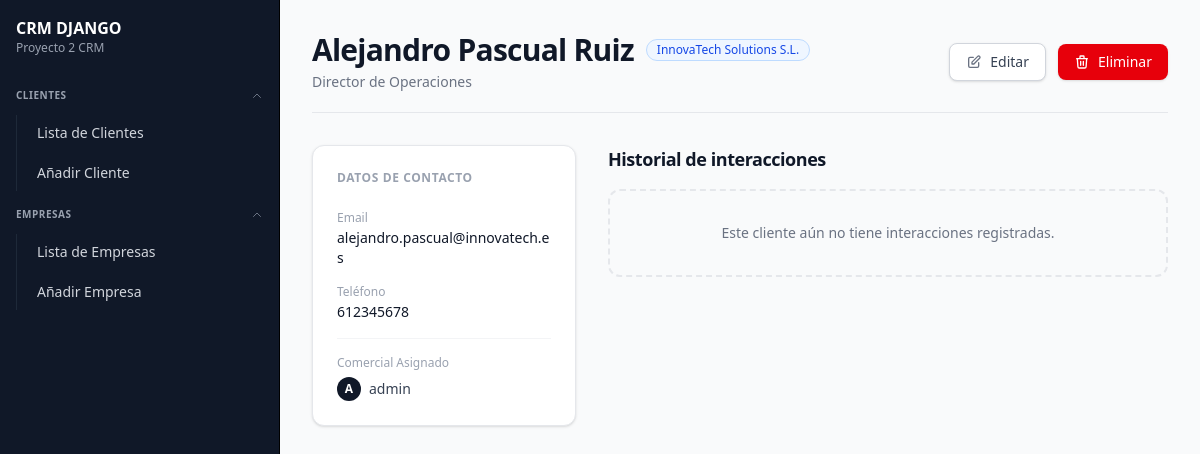
Page /clientes/detalle/5 (signed in) on the earlier database version.
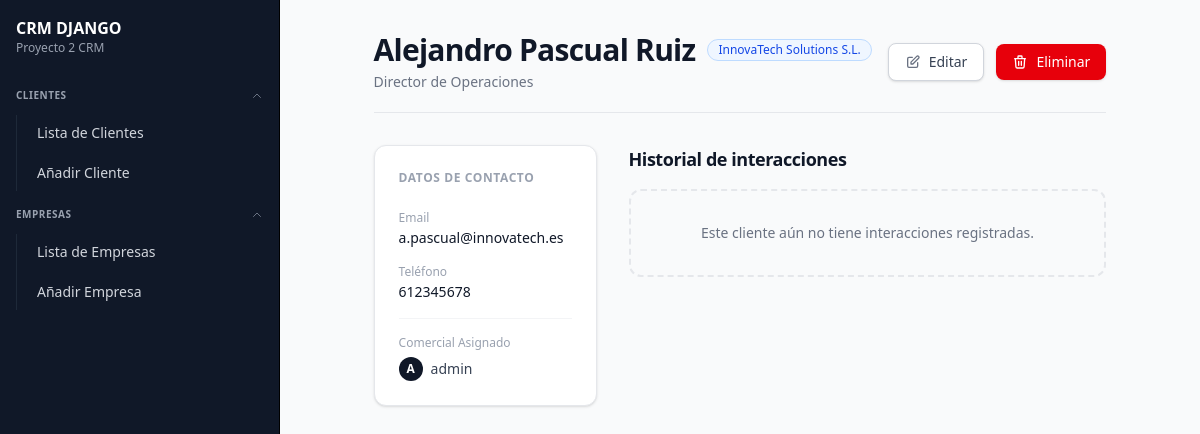
Same page on the later database version.
### crm/models/client_model.py (models this page shows, shortened)
class Client(models.Model):
    company = models.ForeignKey('Company', on_delete=models.CASCADE, related_name='clients', verbose_name='Empresa')
    commercial = models.ForeignKey(User, on_delete=models.SET_NULL, null=True, related_name='clients', verbose_name='Comercial')
    first_name = models.CharField(max_length=100, verbose_name='Nombre')
    last_name = models.CharField(max_length=100, verbose_name='Apellido')
    email = models.EmailField(verbose_name='Email')
    phone = models.CharField(max_length=20, verbose_name='Teléfono')
    position = models.CharField(max_length=200, blank=True, verbose_name='Cargo')
    created_at = models.DateTimeField(auto_now_add=True, verbose_name='Fecha de Creación')
    updated_at = models.DateTimeField(auto_now=True, verbose_name='Fecha de Actualización')
    class Meta:
        verbose_name = 'Cliente'
        verbose_name_plural = 'Clientes'

### crm/models/company_model.py (models this page shows, shortened)
class Company(models.Model):
    name = models.CharField(max_length=100, verbose_name='Nombre de la Empresa')
    email = models.EmailField(verbose_name='Email')
    phone = models.CharField(max_length=20, verbose_name='Teléfono')
    address = models.CharField(max_length=200, verbose_name='Dirección')
    website = models.URLField(verbose_name='Sitio Web')
    created_at = models.DateTimeField(auto_now_add=True, verbose_name='Fecha de Creación')
    cif = models.CharField(max_length=20, unique=True, verbose_name='CIF')
    class Meta:
        verbose_name = 'Empresa'
        verbose_name_plural = 'Empresas'

### crm/views/client_views.py (the view)
# urls.py: path('clientes/detalle/<pk>', ClientDetailView.as_view(), name='detalle-cliente'),
@method_decorator(login_required, name='dispatch')
class ClientDetailView(DetailView):
    model = Client
    template_name = 'clients/client_detail.html'
    context_object_name = 'client'

### crm_django/templates/clients/client_detail.html (shortened to what the changed rows need)
{% extends "general/layout.html" %}
{% block page_content %}
<div class="max-w-6xl mx-auto space-y-8">
    <div class="flex flex-col md:flex-row md:items-center md:justify-between border-b border-gray-200 pb-5 gap-4">
        <div>
            <div class="flex items-center gap-3">
                <h1 class="text-3xl font-bold text-gray-900 tracking-tight">
                    {{ client.first_name }} {{ client.last_name }}
                </h1>
                <span class="inline-flex items-center px-2.5 py-0.5 rounded-full text-xs font-medium bg-blue-50 text-blue-700 border border-blue-200">
                    <a href="{% url "detalle-empresa" client.company.pk %}">{{ client.company.name|default:client.company }}</a>
                </span>
            </div>
            <p class="text-sm text-gray-500 mt-1">{{ client.position|default:"Sin cargo definido" }}</p>
        </div>
    </div>
    <div class="grid grid-cols-1 lg:grid-cols-3 gap-8">
        <div class="lg:col-span-1 bg-white border border-gray-200 rounded-xl shadow-sm p-6 space-y-6 h-fit">
            <div class="space-y-4">
                <div>
                    <label class="block text-xs font-medium text-gray-400">Email</label>
                    <span class="text-sm font-medium text-gray-900 block mt-0.5 break-all">{{ client.email }}</span>
                </div>
                <div>
                    <label class="block text-xs font-medium text-gray-400">Teléfono</label>
                    <span class="text-sm font-medium text-gray-900 block mt-0.5">{{ client.phone|default:"—" }}</span>
                </div>
                <div class="border-t border-gray-100 pt-4">
                    <div class="flex items-center gap-2 mt-1.5">
                        <div class="w-6 h-6 rounded-full bg-gray-900 text-white flex items-center justify-center text-xs font-bold uppercase">
                            {{ client.commercial.username|slice:":1" }}
                        </div>
                        <span class="text-sm font-medium text-gray-700">{{ client.commercial.get_full_name|default:client.commercial.username }}</span>
                    </div>
                </div>
            </div>
        </div>
    </div>
</div>
{% endblock %}

Differences in the rows shown:
changed Client "Alejandro": email "alejandro.pascual@innovatech.es" → "a.pascual@innovatech.es"
